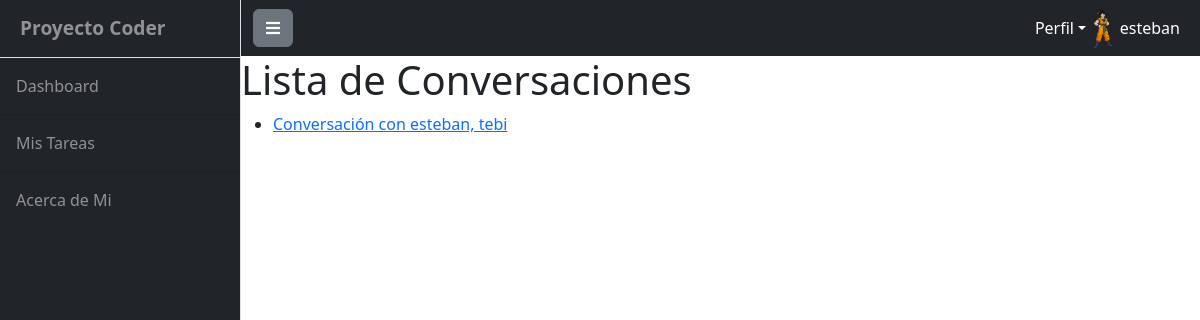
The app's page /proyecto-final/conversations/ (signed in), older data.
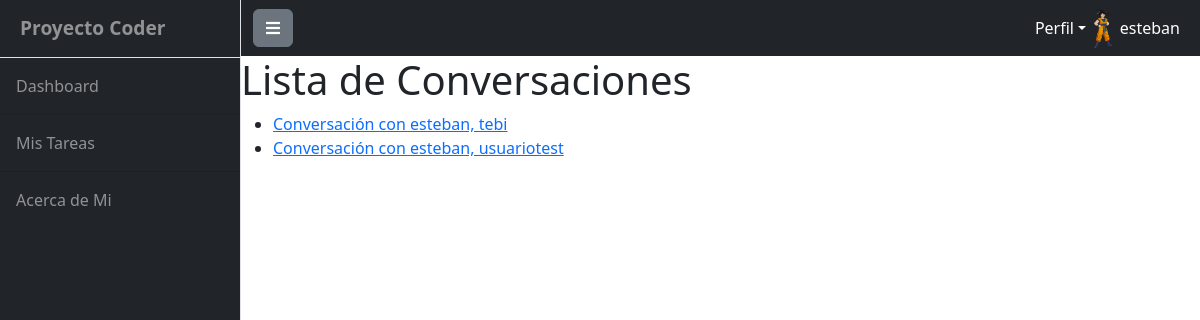
The same page, newer data.
### MainSiteApp/models.py (models this page shows)
class Conversation(models.Model):
    participants = models.ManyToManyField(User, related_name='conversations')

### MainSiteApp/views.py (the view)
# urls.py: path('conversations/', views.conversation_list, name='conversation_list'),
@login_required
def conversation_list(request: HttpRequest):
    conversations = request.user.conversations.all()
    return render(request, 'conversation_list.html', {'conversations': conversations})

### MainSiteApp/context_processors.py (called while the page is built)
def get_current_year(req):
    current_year = datetime.datetime.now().year
    return {
        "current_year": current_year
    }

def load_avatar(req: HttpRequest):
    try:
        avatar = Avatar.objects.get(user=req.user.id)
        return {"url": avatar.image.url}
    except:
        image_data = open("media/avatares/goku.jpg", "rb").read()
        return {"url": image_data}

def count_tasks_owner(req: HttpRequest):
    try:
        count_tasks = TasksList.objects.filter(owner=req.user).count()
        return {"count_tasks": count_tasks}
    except:
        count_tasks = 0
        return {"count_tasks": count_tasks}

### MainSiteApp/templates/conversation_list.html
{% extends 'base.html' %}
{% block pagecontent %}
<body>
    <h1>Lista de Conversaciones</h1>
    <ul>
        {% for conversation in conversations %}
        <li><a href="{% url 'conversation_detail' conversation.id %}">Conversación con {{ conversation.participants.all|join:", " }}</a></li>
        {% endfor %}
    </ul>
</body>
</html>
{% endblock pagecontent %}

Row changes from the older to the newer data that the page shows:
added Conversation: participants.all "esteban, usuariotest"
